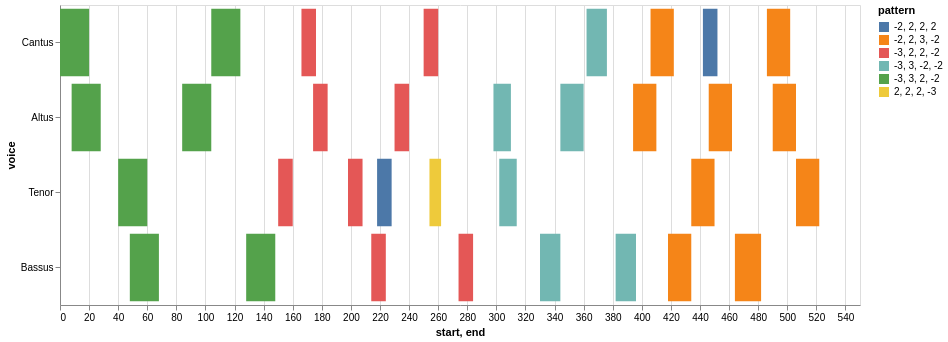

This figure's notebook cell:
### Markdown cell above
### Model Heatmap

### Code cell
## Use this for the Model Heatmap

nr = model.notes(combineUnisons=True) 
mel = model.melodic(df=nr, kind='d', compound=True, unit=0, end=False)
mel_ngrams = model.ngrams(df=mel, n=4)
entry_ngrams = model.entries(df=mel, n=4)
mel_ngrams_duration = model.durations(df=mel, n=4, mask_df=entry_ngrams)
viz.plot_ngrams_heatmap(entry_ngrams, mel_ngrams_duration, selected_patterns=shared_entries, voices=[])

### Figure 1 — Vega-Lite specification as saved in the notebook (floating-point values rounded to 4 significant figures)
{"config": {"view": {"continuousWidth": 400, "continuousHeight": 300}}, "data": {"name": "data-9c8d53a555d241961fa43f0a383ba0b2"}, "mark": "bar", "encoding": {"color": {"field": "pattern", "type": "nominal"}, "opacity": {"condition": {"value": 1, "selection": "selector005"}, "value": 0.2}, "tooltip": [{"field": "start", "type": "quantitative"}, {"field": "end", "type": "quantitative"}, {"field": "pattern", "type": "nominal"}], "x": {"field": "start", "type": "quantitative"}, "x2": {"field": "end"}, "y": {"field": "voice", "sort": null, "type": "nominal"}}, "height": 300, "selection": {"selector005": {"type": "multi", "fields": ["pattern"]}}, "width": 800, "$schema": "https://vega.github.io/schema/vega-lite/v4.17.0.json", "datasets": {"data-9c8d53a555d241961fa43f0a383ba0b2": [{"start": 0.0, "voice": "Cantus", "pattern": "-3, 3, 2, -2", "end": 20.0}, {"start": 104.0, "voice": "Cantus", "pattern": "-3, 3, 2, -2", "end": 124.0}, {"start": 166.0, "voice": "Cantus", "pattern": "-3, 2, 2, -2", "end": 176.0}, {"start": 250.0, "voice": "Cantus", "pattern": "-3, 2, 2, -2", "end": 260.0}, {"start": 362.0, "voice": "Cantus", "pattern": "-3, 3, -2, -2", "end": 376.0}, {"start": 406.0, "voice": "Cantus", "pattern": "-2, 2, 3, -2", "end": 422.0}, {"start": 442.0, "voice": "Cantus", "pattern": "-2, 2, 2, 2", "end": 452.0}, {"start": 486.0, "voice": "Cantus", "pattern": "-2, 2, 3, -2", "end": 502.0}, {"start": 8.0, "voice": "Altus", "pattern": "-3, 3, 2, -2", "end": 28.0}, {"start": 84.0, "voice": "Altus", "pattern": "-3, 3, 2, -2", "end": 104.0}, {"start": 174.0, "voice": "Altus", "pattern": "-3, 2, 2, -2", "end": 184.0}, {"start": 230.0, "voice": "Altus", "pattern": "-3, 2, 2, -2", "end": 240.0}, {"start": 298.0, "voice": "Altus", "pattern": "-3, 3, -2, -2", "end": 310.0}, {"start": 344.0, "voice": "Altus", "pattern": "-3, 3, -2, -2", "end": 360.0}, {"start": 394.0, "voice": "Altus", "pattern": "-2, 2, 3, -2", "end": 410.0}, {"start": 446.0, "voice": "Altus", "pattern": "-2, 2, 3, -2", "end": 462.0}, {"start": 490.0, "voice": "Altus", "pattern": "-2, 2, 3, -2", "end": 506.0}, {"start": 40.0, "voice": "Tenor", "pattern": "-3, 3, 2, -2", "end": 60.0}, {"start": 150.0, "voice": "Tenor", "pattern": "-3, 2, 2, -2", "end": 160.0}, {"start": 198.0, "voice": "Tenor", "pattern": "-3, 2, 2, -2", "end": 208.0}, {"start": 218.0, "voice": "Tenor", "pattern": "-2, 2, 2, 2", "end": 228.0}, {"start": 254.0, "voice": "Tenor", "pattern": "2, 2, 2, -3", "end": 262.0}, {"start": 302.0, "voice": "Tenor", "pattern": "-3, 3, -2, -2", "end": 314.0}, {"start": 434.0, "voice": "Tenor", "pattern": "-2, 2, 3, -2", "end": 450.0}, {"start": 506.0, "voice": "Tenor", "pattern": "-2, 2, 3, -2", "end": 522.0}, {"start": 48.0, "voice": "Bassus", "pattern": "-3, 3, 2, -2", "end": 68.0}, {"start": 128.0, "voice": "Bassus", "pattern": "-3, 3, 2, -2", "end": 148.0}, {"start": 214.0, "voice": "Bassus", "pattern": "-3, 2, 2, -2", "end": 224.0}, {"start": 274.0, "voice": "Bassus", "pattern": "-3, 2, 2, -2", "end": 284.0}, {"start": 330.0, "voice": "Bassus", "pattern": "-3, 3, -2, -2", "end": 344.0}, {"start": 382.0, "voice": "Bassus", "pattern": "-3, 3, -2, -2", "end": 396.0}, {"start": 418.0, "voice": "Bassus", "pattern": "-2, 2, 3, -2", "end": 434.0}, {"start": 464.0, "voice": "Bassus", "pattern": "-2, 2, 3, -2", "end": 482.0}]}}
